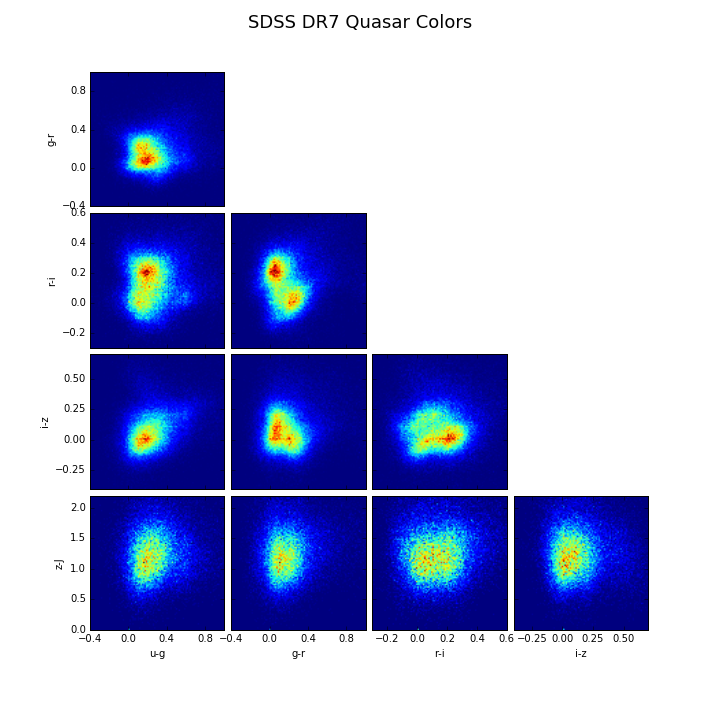

Write the Python code that produced this figure.
# Author: Jake VanderPlas <[email redacted]>
# License: BSD
#   The figure is an example from astroML: see http://astroML.github.com
import numpy as np
from matplotlib import pyplot as plt

from astroML.plotting import MultiAxes
from astroML.datasets import fetch_dr7_quasar

data = fetch_dr7_quasar()

colors = np.empty((len(data), 5))

colors[:, 0] = data['mag_u'] - data['mag_g']
colors[:, 1] = data['mag_g'] - data['mag_r']
colors[:, 2] = data['mag_r'] - data['mag_i']
colors[:, 3] = data['mag_i'] - data['mag_z']
colors[:, 4] = data['mag_z'] - data['mag_J']

labels = ['u-g', 'g-r', 'r-i', 'i-z', 'z-J']

bins = [np.linspace(-0.4, 1.0, 100),
        np.linspace(-0.4, 1.0, 100),
        np.linspace(-0.3, 0.6, 100),
        np.linspace(-0.4, 0.7, 100),
        np.linspace(0, 2.2, 100)]

ax = MultiAxes(5, wspace=0.05, hspace=0.05,
               fig=plt.figure(figsize=(10, 10)))
ax.density(colors, bins)
ax.set_labels(labels)
ax.set_locators(plt.MaxNLocator(5))
plt.suptitle('SDSS DR7 Quasar Colors', fontsize=18)
plt.savefig('Quasar color.png')
plt.show()